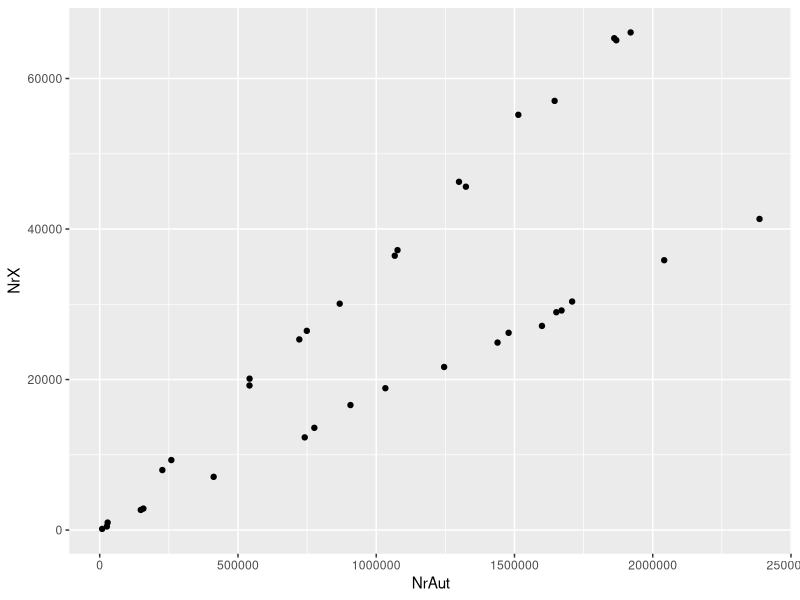
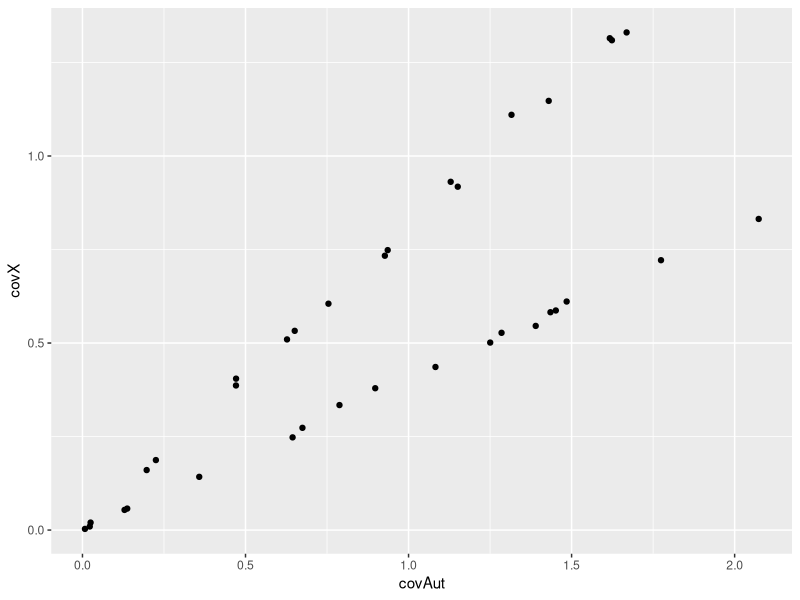
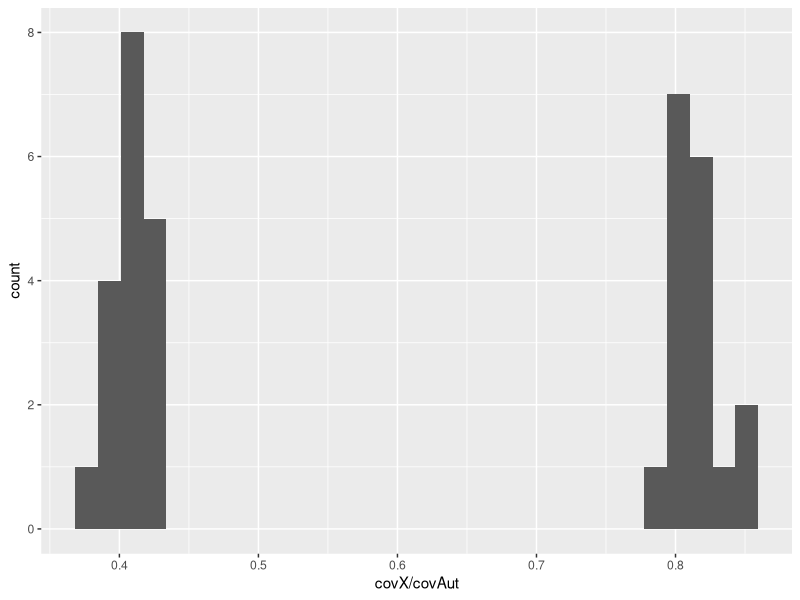

R code for these plots, in order:
## ---- chunk 1
library(ggplot2)
library(magrittr)
library(dplyr)
## ---- chunk 2
dat <- readr::read_tsv("../data/SexDet.txt", col_types = "ciiiiii")
## ---- chunk 3
dat
## ---- chunk 4
ggplot(dat) + geom_point(aes(x = NrAut, y = NrX))
## ---- chunk 5
dat2 <- dat %>%
  mutate(
    covAut = NrAut / TotalAut,
    covX   = NrX   / TotalX,
    covY   = NrY   / TotalY
  )
## ---- chunk 6
ggplot(dat2) + geom_point(aes(x = covAut, y = covX))
## ---- chunk 7
ggplot(dat2) + geom_histogram(aes(x = covX / covAut))
